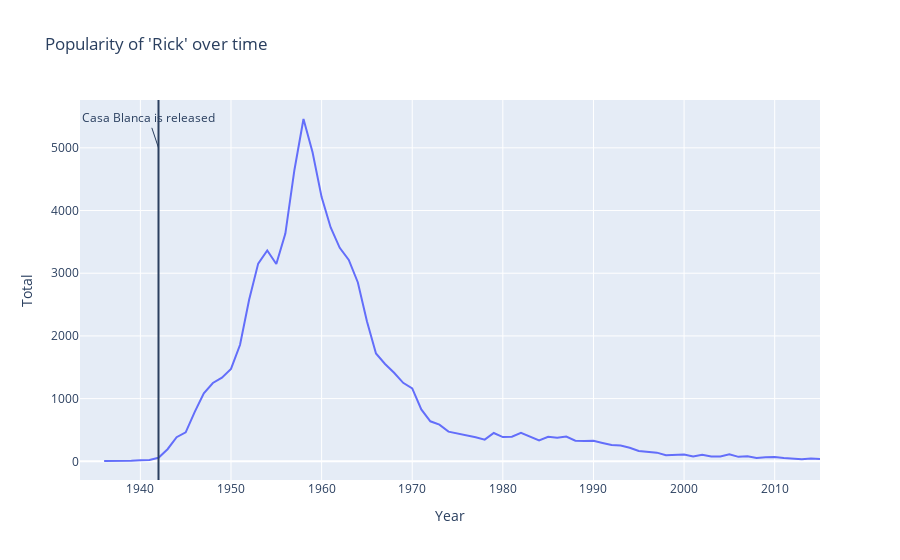

Notebook source saved alongside this figure:
### Code cell
# | code-summary: Plotting the name 'Rick'
# | fig-cap: "Trend of the name 'Rick'"
# | fig-align: center
# | warning: false

fig = px.line(
    rick,
    x="Year",
    y="Total",
    title="Popularity of 'Rick' over time",
    labels={"Year": "Year"},
)

fig.add_vline(x=1942)

fig.add_annotation(x=1942, y=5_000, text="Casa Blanca is released")

fig.show()

### Figure 1 — Plotly figure (JSON) as saved in the notebook; plotly's stock layout.template omitted (floating-point values rounded to 4 significant figures)
{"data": [{"hovertemplate": "Year=%{x}<br>Total=%{y}<extra></extra>", "legendgroup": "", "line": {"color": "#636efa", "dash": "solid"}, "marker": {"symbol": "circle"}, "mode": "lines", "name": "", "orientation": "v", "showlegend": false, "type": "scatter", "x": [1936, 1937, 1938, 1939, 1940, 1941, 1942, 1943, 1944, 1945, 1946, 1947, 1948, 1949, 1950, 1951, 1952, 1953, 1954, 1955, 1956, 1957, 1958, 1959, 1960, 1961, 1962, 1963, 1964, 1965, 1966, 1967, 1968, 1969, 1970, 1971, 1972, 1973, 1974, 1975, 1976, 1977, 1978, 1979, 1980, 1981, 1982, 1983, 1984, 1985, 1986, 1987, 1988, 1989, 1990, 1991, 1992, 1993, 1994, 1995, 1996, 1997, 1998, 1999, 2000, 2001, 2002, 2003, 2004, 2005, 2006, 2007, 2008, 2009, 2010, 2011, 2012, 2013, 2014, 2015], "xaxis": "x", "y": [5, 5, 10, 8, 18, 21, 57, 193, 385, 463, 789, 1084, 1249, 1334, 1473, 1859, 2577, 3154, 3362, 3147, 3633, 4647, 5460, 4930, 4214, 3729, 3405, 3212, 2853, 2233, 1720, 1553, 1412, 1252, 1163, 828, 638, 585, 473, 447, 414, 383, 346, 452, 387, 393, 455, 392, 332, 391, 376, 396, 329, 325, 327, 293, 261, 253, 216, 164, 157, 138, 97, 101, 108, 79, 106, 76, 77, 113, 71, 80, 54, 66, 67, 52, 38, 31, 44, 37], "yaxis": "y"}], "layout": {"annotations": [{"text": "Casa Blanca is released", "x": 1942, "y": 5000}], "legend": {"tracegroupgap": 0}, "shapes": [{"type": "line", "x0": 1942, "x1": 1942, "xref": "x", "y0": 0, "y1": 1, "yref": "y domain"}], "title": {"text": "Popularity of 'Rick' over time"}, "xaxis": {"anchor": "y", "domain": [0, 1], "title": {"text": "Year"}}, "yaxis": {"anchor": "x", "domain": [0, 1], "title": {"text": "Total"}}}}
